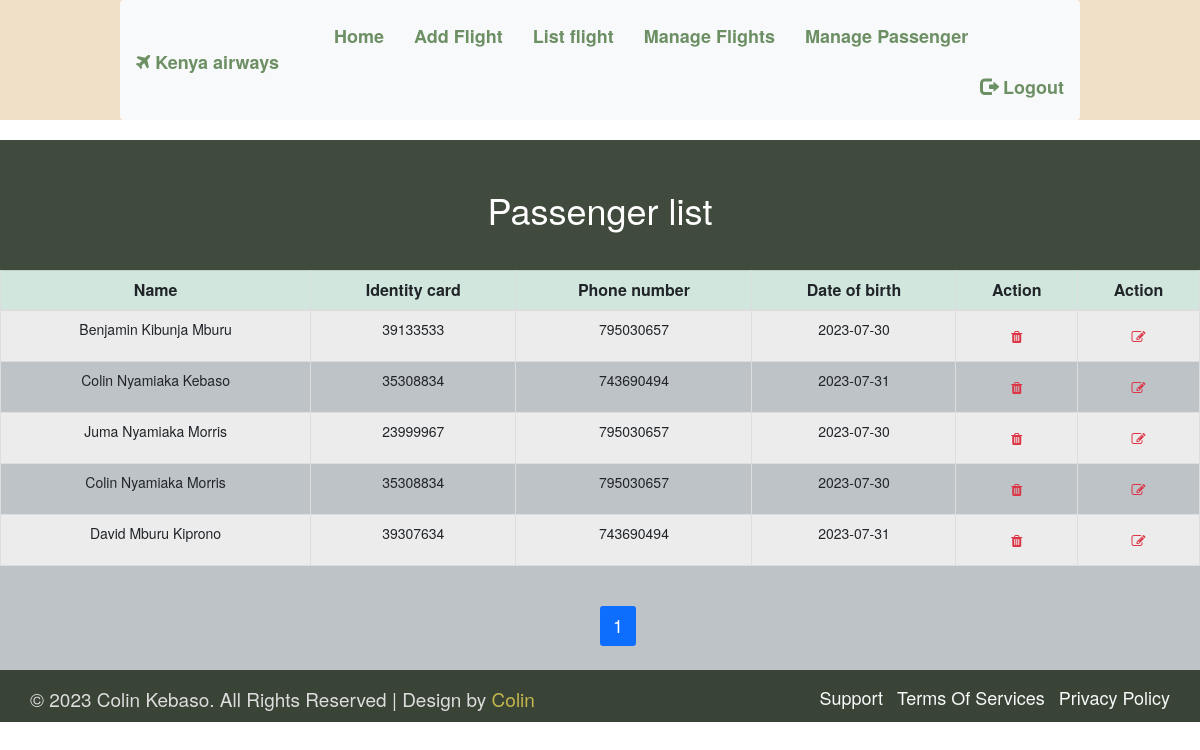
The app's page /manage-passenger.php with its own data.
### tables this page shows
CREATE TABLE `passenger_profile` (
  `passenger_id` int(11) NOT NULL,
  `user_id` int(11) NOT NULL,
  `flight_id` int(11) NOT NULL,
  `mobile` int(10) NOT NULL,
  `dob` date NOT NULL,
  `Id_number` int(8) NOT NULL,
  `f_name` varchar(20) NOT NULL,
  `m_name` varchar(20) NOT NULL,
  `l_name` varchar(20) NOT NULL,
  `class` char(1) NOT NULL
);

### manage-passenger.php (the view, shortened to what this page needs)
<?php
include "includes/dbconn.php";
$currentPage = isset($_GET['page']) ? $_GET['page'] : 1;
$itemsPerPage = 6;
$startIndex = ($currentPage - 1) * $itemsPerPage;
$query = "SELECT * FROM passenger_profile ORDER BY passenger_id DESC LIMIT $startIndex, $itemsPerPage";
$stmt = mysqli_stmt_init($conn);
mysqli_stmt_prepare($stmt, $query);
mysqli_stmt_execute($stmt);
$result = mysqli_stmt_get_result($stmt);
$totalFlightsQuery = "SELECT COUNT(*) AS total FROM passenger_profile";
$totalFlightsResult = mysqli_query($conn, $totalFlightsQuery);
$totalFlights = mysqli_fetch_assoc($totalFlightsResult)['total'];
$totalPages = ceil($totalFlights / $itemsPerPage);
?>
<!DOCTYPE html>
<html lang="en">
<head>
  	<link href="css/bootstrap.min.css" rel="stylesheet" >
	<link href="css/font-awesome.min.css" rel="stylesheet" >
    <link rel="stylesheet" href="css/Mpassenger.css">
    <link rel="stylesheet" href="css/global.css">
    <link rel="stylesheet" href="https://maxcdn.bootstrapcdn.com/bootstrap/3.4.1/css/bootstrap.min.css">
</head>
<body>
    <section id="header">
        <nav class="navbar navbar-expand-lg navbar-light bg-light">
            <a class="navbar-brand col_1" href="admin.php"><span style="margin-bottom:10px;"><i class="fa fa-plane"></i></span> Kenya airways</a>
            <div class="collapse navbar-collapse" id="navbarSupportedContent">
                <ul class="navbar-nav mr-auto">
                <li class="nav-item active">
                    <a class="nav-link" href="admin.php">Home <span class="sr-only">(current)</span></a>
                </li>
                <li class="nav-item">
                    <a class="nav-link" href="add-flight.php">Add Flight</a>
                </li>
                <li class="nav-item">
                    <a class="nav-link" href="flight-list.php">List flight</a>
                </li>
                <li class="nav-item">
                    <a class="nav-link" href="manage-flights.php">Manage Flights</a>
                </li>
                <li class="nav-item">
                    <a class="nav-link" href="manage-passenger.php">Manage Passenger</a>
                </li>
                </ul>
                <ul class="nav navbar-nav navbar-right">
                    <li class="nav-item">
                        <a class="nav-link" href="includes/logout.php"><span class="glyphicon glyphicon-log-out"></span> Logout</a>
                    </li>
                </ul>
            </div>
        </nav>
    </section>
    <main>
    <section id="center" class="center_o">
        <div class="container">
        <div class="row center_o1 text-center text-captitalize">
        <div class="col-md-12">
            <h1 class="text-white">Passenger list</h1>
        </div>
        </div>
        </div>
    </section>
    <section style=" background-color:#bdc3c7;">
            <?php if (mysqli_num_rows($result) > 0) { ?>
                        <table class="table table-bordered table-striped table-hover">
                        <thead class="table-success text-center text-dark" style="font-size: 16px; font-weight: 700;">
                                <tr>
                                    <td scope="col">Name</td>
                                    <td scope="col">Identity card</td>
                                    <td scope="col">Phone number</td>
                                    <td scope="col">Date of birth</td>
                                    <td scope="col">Action</td>
                                    <td scope="col">Action</td>
                                </tr>
                            </thead>
                        <tbody>
                            <?php
                                $query = "SELECT CONCAT(f_name,' ',m_name,' ',l_name) AS name,Id_number,mobile,dob,passenger_id FROM passenger_profile ORDER BY passenger_id  ASC LIMIT $startIndex, $itemsPerPage";
                                $stmt = mysqli_stmt_init($conn);
                                mysqli_stmt_prepare($stmt, $query);
                                mysqli_stmt_execute($stmt);
                                $result = mysqli_stmt_get_result($stmt);
                                while ($row = mysqli_fetch_assoc($result)) { ?>
                                   <?php  echo "
                                        <tr class='text-center'>
                                                <td>".$row['name']."</td>
                                                <td>".$row['Id_number']."</td>
                                                <td>".$row['mobile']."</td>
                                                <td>".$row['dob']."</td>
                                            <td>
                                                <form action='manage-passenger.php' method='post'>
                                                <input name='passenger_id' type='hidden' value=".$row['passenger_id'].">
                                                <button class='btn' type='submit' name='delete_flight'>
                                                <i class='text-danger fa fa-trash'></i>
                                                </button>
                                                </form>
                                            </td>
                                            <td>
                                                <form action='edit_pass_form.php' method='post'>
                                                <input name='passenger_id' type='hidden' value=".$row['passenger_id'].">
                                                <button class='btn' type='submit' name='edit_button'>
                                                <i class='text-danger fa fa-edit'></i>
                                                </button>
                                                </form>
                                            </td>
                                        </tr>
                                    "; ?>
                            <?php } ?>
                        </tbody>
                    </table>
       <nav aria-label="passenger pagination">
                        <ul class="pagination justify-content-center" style="margin-left: 50%;">
                            <?php for ($i = 1; $i <= $totalPages; $i++) { ?>
                                <li class="page-item <?php echo $currentPage == $i ? 'active' : ''; ?>">
                                    <a class="page-link" href="?page=<?php echo $i; ?>"><?php echo $i; ?></a>
                                </li>
                            <?php } ?>
                        </ul>
                    </nav>
            <?php } ?>
        </section>
<section id="footer_bm">
 <div class="container">
  <div class="footer_2 row">
   <div class="col-md-8">
    <div class="footer_2l">
	  <p class="mb-0 col_3">© 2023 Colin Kebaso. All Rights Reserved | Design by <a class="col_4" href="#">Colin</a></p>
	</div>
   </div>
   <div class="col-md-4">
    <div class="footer_2r float-end">
	  <ul class="mb-0">
	  <li class="d-inline-block"><a class="text-light" href="#">Support</a></li>
      <li style="margin-left:10px; margin-right:10px;" class="d-inline-block"><a class="text-light" href="#">Terms Of Services </a></li>
	  <li class="d-inline-block"><a class="text-light" href="#">Privacy Policy</a></li>
	 </ul>
	</div>
   </div>
  </div>
 </div>
</section>
    </main>
</body>
</html>

### css/Mpassenger.css (style rules this page uses)
body { font-family: 'Jost', sans-serif; background-color:#bdc3c7; }
ul { list-style:none; padding:0; }
li { font-size:18px; }
.col_1 { color: #6d8f64!important; }
#header { background: #f1e0c8; }
.navbar { padding-top:10px; padding-bottom:7px; width:100%; margin-left:auto; margin-right:auto; background: #f1e0c8; }
.navbar-brand { font-size:30px; padding:0; margin:0; font-weight:bold; line-height:0; margin-right:80px; }
#header .nav-link { padding:15px 23px; color:#6d8f64; font-weight:bold; }
#header .active { color:#333; }

### css/global.css (style rules this page uses)
h1 { font-size:45px; font-family: 'Goblin One', cursive; }
p { font-size:19px; font-weight:normal; }
li { font-size:18px; }
h1,h2,h3,h4,h5 { font-weight:bold; }
.col_1 { color: #6d8f64!important; }
.col_3 { color: #ddd!important; }
.col_4 { color: #c5b74d!important; }
.center_o { background:#404a3d; padding-top:30px; padding-bottom:30px; }
.center_o h1 { font-size:36px; }
#footer_bm { background:#394336; padding-top:15px; padding-bottom:10px; }
@media (min-width:992px) and (max-width:1200px) { .container { max-width:100%; } }
@media (min-width:992px) and (max-width:1200px) { .navbar { width:80%; } }
@media (min-width:992px) and (max-width:1200px) { #header .nav-link { padding: 15px 15px; } }
@media (min-width:992px) and (max-width:1200px) { .navbar-brand { margin-right:10px; } }

### records on screen
passenger_profile: name "Benjamin Kibunja Mburu", Id_number "39133533", mobile "795030657", dob "2023-07-30"
passenger_profile: name "Colin Nyamiaka Kebaso", Id_number "35308834", mobile "743690494", dob "2023-07-31"
passenger_profile: name "Juma Nyamiaka Morris", Id_number "23999967", mobile "795030657", dob "2023-07-30"
passenger_profile: name "Colin Nyamiaka Morris", Id_number "35308834", mobile "795030657", dob "2023-07-30"
passenger_profile: name "David Mburu Kiprono", Id_number "39307634", mobile "743690494", dob "2023-07-31"
